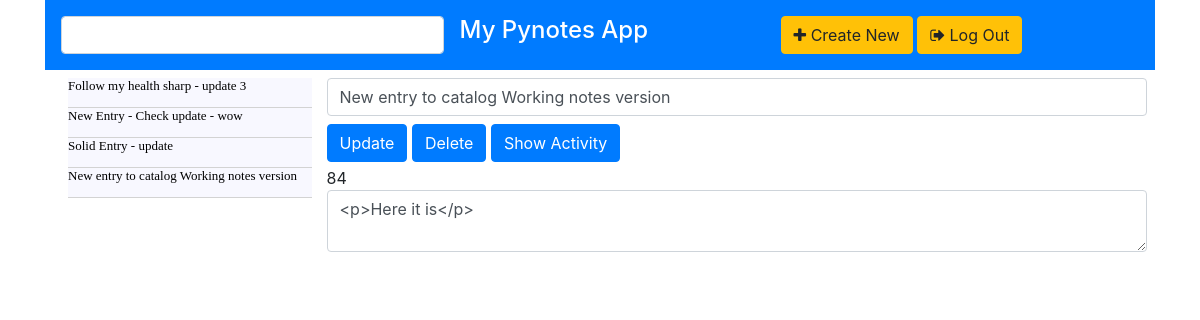
/main (signed in), run on an earlier commit of the app's database.
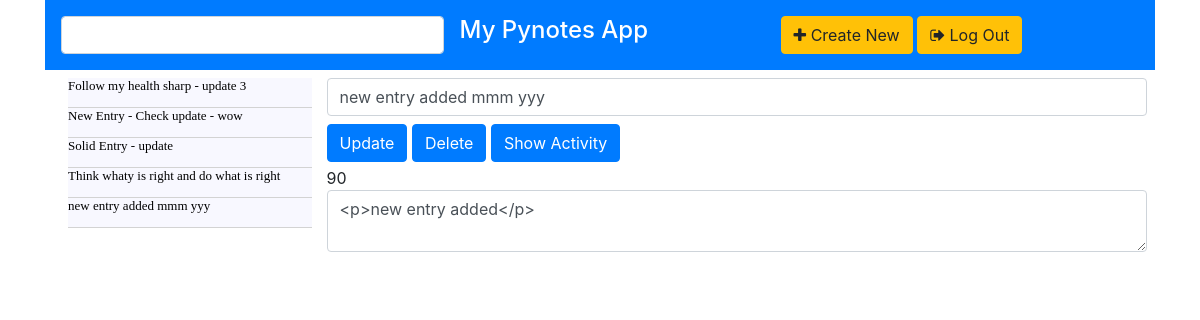
And on a later commit of the database.
### tables this page shows
CREATE TABLE Notes(note_id INTEGER PRIMARY KEY AUTOINCREMENT,
        title TEXT NOT NULL,detail TEXT NOT NULL, posted_date TEXT NOT NULL, 
        UserId INTEGER,
        status INTEGER,
        FOREIGN KEY(UserId) REFERENCES Users(user_id));

### app.py (the view)
@app.route("/main",methods=['GET','POST'])
@login_required
def main():
    db = connect_db()
    curr = db.execute('select * from Notes')
    notes = [dict(note_id=row[0],title=row[1],detail=row[2]) for row in curr.fetchall()]
    db.close()
    title = notes[-1]['title']
    detail = notes[-1]['detail']
    note_id = notes[-1]['note_id']
    callfrom = request.args.get('callfrom')
    if callfrom == 'display':
        title = request.args.get('title')
        detail = request.args.get('detail')
        note_id = request.args.get('note_id')
    elif callfrom == 'new':
        title = ''
        detail = ''
        note_id = None
    return render_template('main.html',note_id=note_id, notes=notes, title=title, detail=detail)

### app.py (called while the page is built)
def connect_db():
   return sqlite3.connect(app.config["DATABASE"])

def login_required(test):
    @wraps(test)
    def wrap(*args,**kwargs):
        if 'logged_in' in session:
            return test(*args,**kwargs)
        else:
            flash('you need to login first')
            return redirect(url_for('login'))
    return wrap

### templates/main.html (shortened to what this page needs)
{% extends "template.html" %}
{% block content %}
<div>
      <div id="head" class="p-2 d-flex bg-primary text-white">
         <div class="p-2 flex-fill">
            <input class="form-control p-2" type="text" id="search" value="">
         </div>
         <div class="p-2 flex-fill text-white">
            <h4>My Pynotes App</h4>
         </div>
         <div class="p-2 flex-fill">
            <a href="{{ url_for('main', callfrom='new') }}"><button class="btn btn-warning float-end"><i class="fa fa-plus"></i> Create New </button></a>
            <a href="{{ url_for('logout') }}"><button class="btn btn-warning "><i class="fa fa-sign-out"></i> Log Out </button></a>
         </div>
         </div>
      </div>
      <div id="body" class="p-2 d-flex">
         <div class="flex-fill col-sm-3">
            {% for p in notes %}
            <a href="{{ url_for('display_entry', note_id=p.note_id) }}" class="note-entry">
            <div>
               {{p.title}}
            </div>
            </a>
            {% endfor %}
         </div>
         <div class="flex-fill col-sm-20">
            <form action="{{ url_for('notes', note_id=note_id, where='b000') }}" method='post'>
               <div>
                  <div>
                     <input class="form-control mb-2" name="title" id="title" value="{{ title }}"></input>
                  </div>
                 {% if note_id != None %}
                 <button type="submit" class="btn btn-primary mb-1" id="update" name="savedata" value="Update">Update</button>
                 <button type="submit" class="btn btn-primary mb-1" id="delete" name="savedata" value="Delete">Delete</button>
                 {% else %}
                 <button type="submit" class="btn btn-primary mb-1" id="save" name="savedata" value="Save">Save</button>
                 {% endif %}
                 <button type="submit" class="btn btn-primary mb-1" id="activity" name="activity" value="activity">Show Activity</button>
               </div>
               <div>
                  <div id="note_id">{{ note_id }}</div>
                  <textarea type="text" class="form-control" name="detail" id="detail">{{ detail }}</textarea>
               </div>
            </form>
         </div>
      </div>
</div>
{% endblock %}

### templates/template.html (shortened to what this page needs)
<!DOCTYPE html>
<html lang='en'>
	<head>
		<link rel="stylesheet" href="https://stackpath.bootstrapcdn.com/bootstrap/4.3.1/css/bootstrap.min.css">
		<link rel="stylesheet" href="{{ url_for('static', filename='css/styles.css') }}">
		<link rel="stylesheet" href="https://cdnjs.cloudflare.com/ajax/libs/font-awesome/4.7.0/css/font-awesome.min.css">
	</head>
	<body>
		<div class="container">
			{% block content %}
			{% endblock %}
	</body>
</html>

### static/css/styles.css (style rules this page uses)
.note-entry { display: block; block-size:30px; text-decoration: none; font: 13px verdana; color: black; border-bottom: 1px solid lightgray; background:ghostwhite; }

What changed in the data, as far as the page shows it:
removed Notes: title "New entry to catalog Working notes version", detail "<p>Here it is</p>"
added Notes: title "Think whaty is right and do what is right"
added Notes: title "new entry added mmm yyy", detail "<p>new entry added</p>"
Also different on the page:
{{ note_id }}: "84" → "90"
